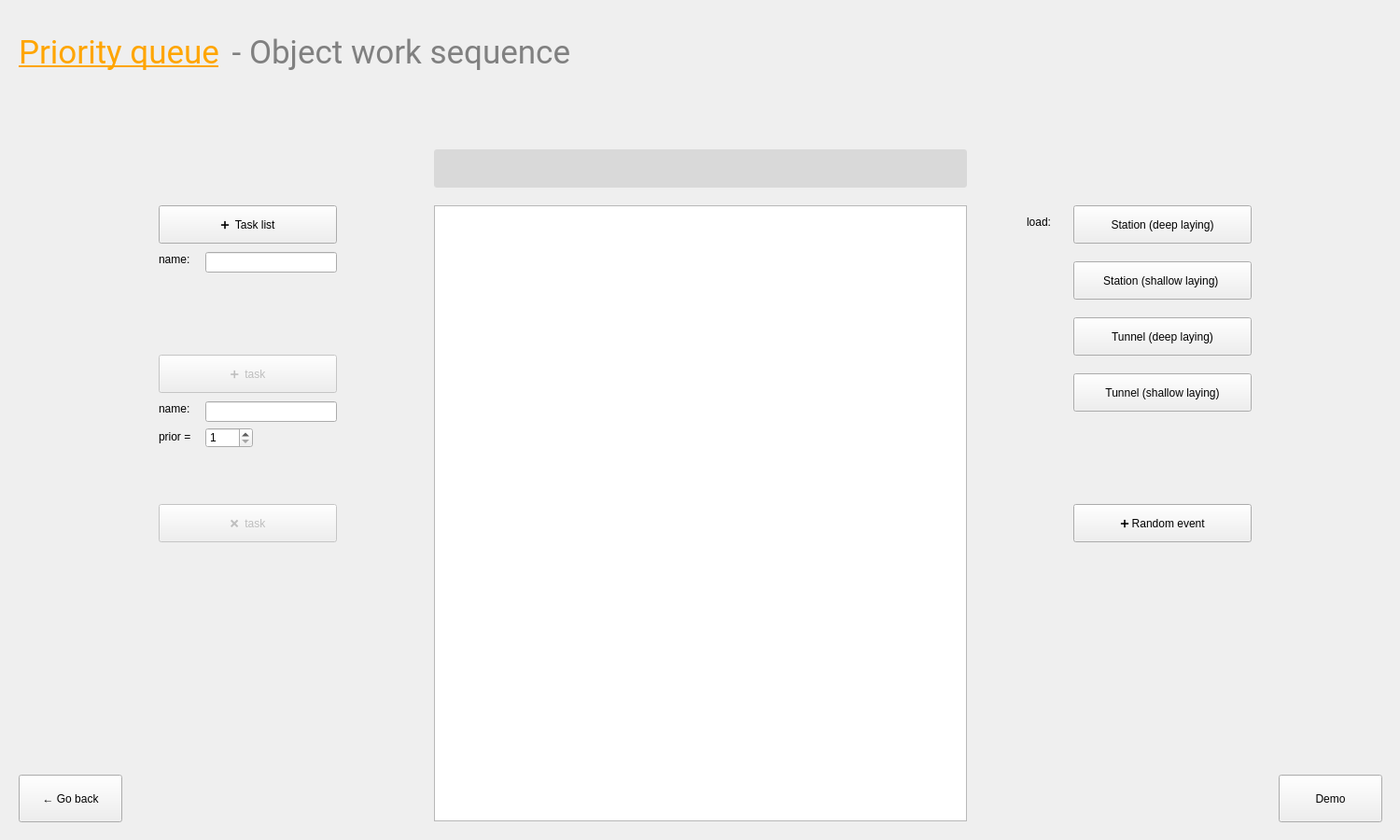
<?xml version="1.0" encoding="UTF-8"?>
<ui version="4.0">
 <class>PriorityQueueWindow</class>
 <widget class="QWidget" name="PriorityQueueWindow">
  <property name="geometry">
   <rect>
    <x>0</x>
    <y>0</y>
    <width>1500</width>
    <height>900</height>
   </rect>
  </property>
  <property name="windowTitle">
   <string>Form</string>
  </property>
  <widget class="QPushButton" name="removeStButton">
   <property name="enabled">
    <bool>false</bool>
   </property>
   <property name="geometry">
    <rect>
     <x>170</x>
     <y>540</y>
     <width>191</width>
     <height>41</height>
    </rect>
   </property>
   <property name="text">
    <string>❌  task</string>
   </property>
  </widget>
  <widget class="QPushButton" name="backButton">
   <property name="geometry">
    <rect>
     <x>20</x>
     <y>830</y>
     <width>111</width>
     <height>51</height>
    </rect>
   </property>
   <property name="text">
    <string>← Go back</string>
   </property>
  </widget>
  <widget class="QLabel" name="label_2">
   <property name="geometry">
    <rect>
     <x>170</x>
     <y>430</y>
     <width>41</width>
     <height>16</height>
    </rect>
   </property>
   <property name="text">
    <string>name:</string>
   </property>
  </widget>
  <widget class="QPushButton" name="demoButton">
   <property name="geometry">
    <rect>
     <x>1370</x>
     <y>830</y>
     <width>111</width>
     <height>51</height>
    </rect>
   </property>
   <property name="text">
    <string>Demo</string>
   </property>
  </widget>
  <widget class="QPushButton" name="loadKUTButton_2">
   <property name="geometry">
    <rect>
     <x>1150</x>
     <y>340</y>
     <width>191</width>
     <height>41</height>
    </rect>
   </property>
   <property name="text">
    <string>Tunnel (deep laying)</string>
   </property>
  </widget>
  <widget class="QPushButton" name="addRandomEventButton">
   <property name="enabled">
    <bool>true</bool>
   </property>
   <property name="geometry">
    <rect>
     <x>1150</x>
     <y>540</y>
     <width>191</width>
     <height>41</height>
    </rect>
   </property>
   <property name="text">
    <string>➕ Random event</string>
   </property>
   <property name="checkable">
    <bool>false</bool>
   </property>
  </widget>
  <widget class="QLineEdit" name="taskNameInput">
   <property name="geometry">
    <rect>
     <x>220</x>
     <y>430</y>
     <width>141</width>
     <height>22</height>
    </rect>
   </property>
   <property name="text">
    <string/>
   </property>
  </widget>
  <widget class="QPushButton" name="addTasklistButton">
   <property name="geometry">
    <rect>
     <x>170</x>
     <y>220</y>
     <width>191</width>
     <height>41</height>
    </rect>
   </property>
   <property name="text">
    <string>➕  Task list</string>
   </property>
  </widget>
  <widget class="QLabel" name="label_10">
   <property name="geometry">
    <rect>
     <x>1100</x>
     <y>230</y>
     <width>41</width>
     <height>16</height>
    </rect>
   </property>
   <property name="text">
    <string>load:</string>
   </property>
  </widget>
  <widget class="QPushButton" name="loadKUTButton">
   <property name="geometry">
    <rect>
     <x>1150</x>
     <y>220</y>
     <width>191</width>
     <height>41</height>
    </rect>
   </property>
   <property name="text">
    <string>Station (deep laying)</string>
   </property>
  </widget>
  <widget class="QLabel" name="label_7">
   <property name="geometry">
    <rect>
     <x>170</x>
     <y>460</y>
     <width>51</width>
     <height>16</height>
    </rect>
   </property>
   <property name="text">
    <string>prior = </string>
   </property>
  </widget>
  <widget class="QLabel" name="label">
   <property name="geometry">
    <rect>
     <x>170</x>
     <y>270</y>
     <width>51</width>
     <height>16</height>
    </rect>
   </property>
   <property name="text">
    <string>name:</string>
   </property>
  </widget>
  <widget class="QLabel" name="pageNameLabel">
   <property name="geometry">
    <rect>
     <x>20</x>
     <y>10</y>
     <width>231</width>
     <height>91</height>
    </rect>
   </property>
   <property name="styleSheet">
    <string notr="true">QLabel {
	color: orange;
	font-size: 35px;
	font-family: Roboto;
	background-color: transparent;
	text-decoration: underline;
}</string>
   </property>
   <property name="text">
    <string>Priority queue</string>
   </property>
   <property name="alignment">
    <set>Qt::AlignLeading|Qt::AlignLeft|Qt::AlignVCenter</set>
   </property>
  </widget>
  <widget class="QLabel" name="trainLineNameLabel">
   <property name="geometry">
    <rect>
     <x>465</x>
     <y>160</y>
     <width>571</width>
     <height>41</height>
    </rect>
   </property>
   <property name="styleSheet">
    <string notr="true">QLabel {
	color: #595959;
	font-size: 30px;
	font-family: Roboto;
	background-color: #d9d9d9;
	border-radius: 3px;
}</string>
   </property>
   <property name="text">
    <string/>
   </property>
   <property name="alignment">
    <set>Qt::AlignCenter</set>
   </property>
  </widget>
  <widget class="QPushButton" name="loadMCCButton">
   <property name="geometry">
    <rect>
     <x>1150</x>
     <y>280</y>
     <width>191</width>
     <height>41</height>
    </rect>
   </property>
   <property name="text">
    <string>Station (shallow laying) </string>
   </property>
  </widget>
  <widget class="QLabel" name="pageNameLabel_2">
   <property name="geometry">
    <rect>
     <x>240</x>
     <y>10</y>
     <width>391</width>
     <height>91</height>
    </rect>
   </property>
   <property name="styleSheet">
    <string notr="true">QLabel {
	color: grey;
	font-size: 35px;
	font-family: Roboto;
}</string>
   </property>
   <property name="text">
    <string> - Object work sequence</string>
   </property>
   <property name="alignment">
    <set>Qt::AlignLeading|Qt::AlignLeft|Qt::AlignVCenter</set>
   </property>
  </widget>
  <widget class="QPushButton" name="addStButton">
   <property name="enabled">
    <bool>false</bool>
   </property>
   <property name="geometry">
    <rect>
     <x>170</x>
     <y>380</y>
     <width>191</width>
     <height>41</height>
    </rect>
   </property>
   <property name="text">
    <string>➕  task</string>
   </property>
   <property name="checkable">
    <bool>false</bool>
   </property>
  </widget>
  <widget class="QTableWidget" name="trainLineTable">
   <property name="geometry">
    <rect>
     <x>465</x>
     <y>220</y>
     <width>571</width>
     <height>660</height>
    </rect>
   </property>
   <property name="styleSheet">
    <string notr="true">QHeaderView::section {
    background-color: qlineargradient(x1:0, y1:0, x2:0, y2:1,
                                      stop:0 #616161, stop: 0.5 #505050,
                                      stop: 0.6 #434343, stop:1 #656565);
    color: white;
    padding-left: 4px;
    border: 1px solid #6c6c6c;
}

QTableView {
    selection-background-color: #dedede;

	selection-color: dark-grey;

	font-size: 25px;
}


/* style the sort indicator */
QHeaderView::down-arrow {
    image: url(down_arrow.png);
}

QHeaderView::up-arrow {
    image: url(up_arrow.png);
}

QTableView::item {
	padding-left: 30px;
}</string>
   </property>
  </widget>
  <widget class="QLineEdit" name="tasklistNameInput">
   <property name="geometry">
    <rect>
     <x>220</x>
     <y>270</y>
     <width>141</width>
     <height>22</height>
    </rect>
   </property>
   <property name="text">
    <string/>
   </property>
  </widget>
  <widget class="QPushButton" name="loadMCCButton_2">
   <property name="geometry">
    <rect>
     <x>1150</x>
     <y>400</y>
     <width>191</width>
     <height>41</height>
    </rect>
   </property>
   <property name="text">
    <string>Tunnel (shallow laying)</string>
   </property>
  </widget>
  <widget class="QSpinBox" name="taskPriorInput">
   <property name="geometry">
    <rect>
     <x>220</x>
     <y>458</y>
     <width>51</width>
     <height>22</height>
    </rect>
   </property>
   <property name="minimum">
    <number>1</number>
   </property>
  </widget>
 </widget>
 <resources/>
 <connections/>
</ui>
